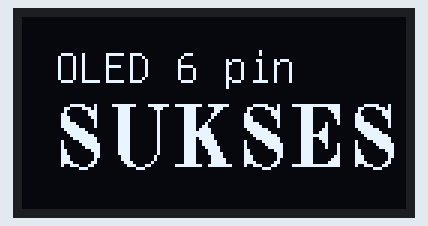
This sketch was run on a simulated Arduino Uno, built with avr-gcc and run on an emulated ATmega328P. Shown: 128×64 one-colour display.

Above: at 0.4 s.

The sketch:

ujiOLED6Pin.ino
```cpp
// Percobaan pada OLED 6 pin

#include <U8glib.h>

// -------------------- SCL, SDA, dummy, D/C, RST
U8GLIB_SH1106_128X64 u8g(2, 3, 4, 5, 6);

void setup()
{
}

void loop()
{
  // Penanganan gambar
  u8g.firstPage();
  do {
    buatGambar();
  } while( u8g.nextPage());

  delay(50); // Tunda sebentar sebelum menyegarkan gambar
}

void buatGambar()
{
  u8g.setFont(u8g_font_unifont);
  u8g.drawStr(11, 22, "OLED 6 pin");

  u8g.setFont(u8g_font_osb21);
  u8g.drawStr(10, 50, "SUKSES");
}
```
